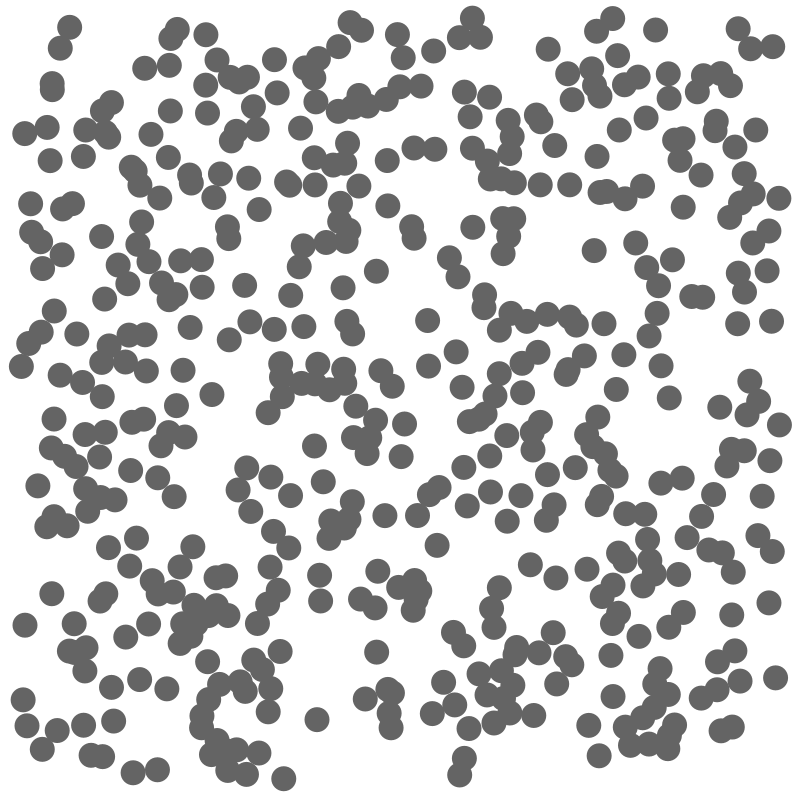
Frame 1 (no input)
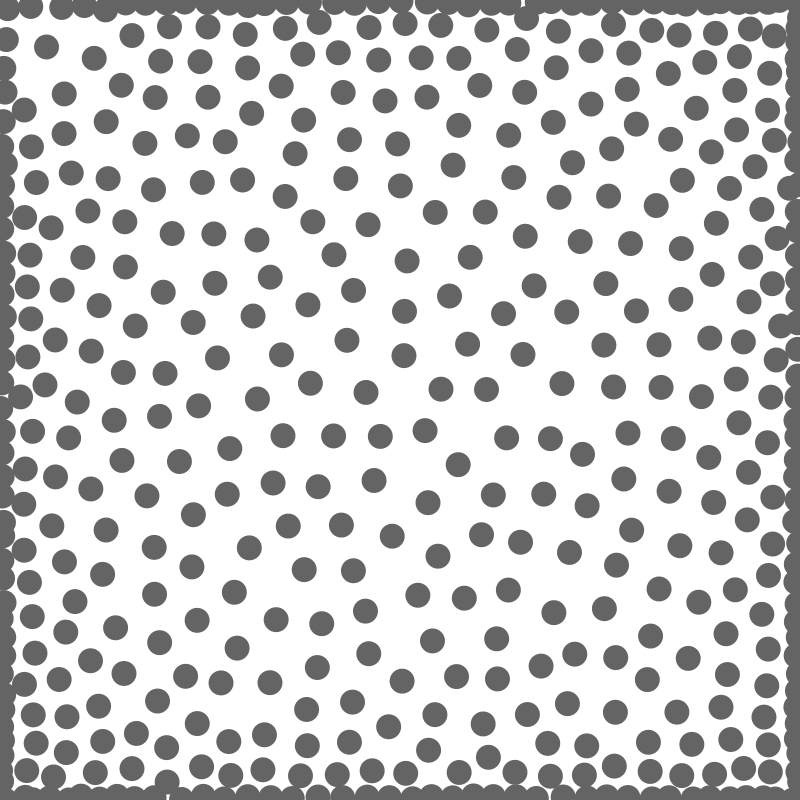
Frame 60 (the mouse pressed at the canvas centre just before this capture)
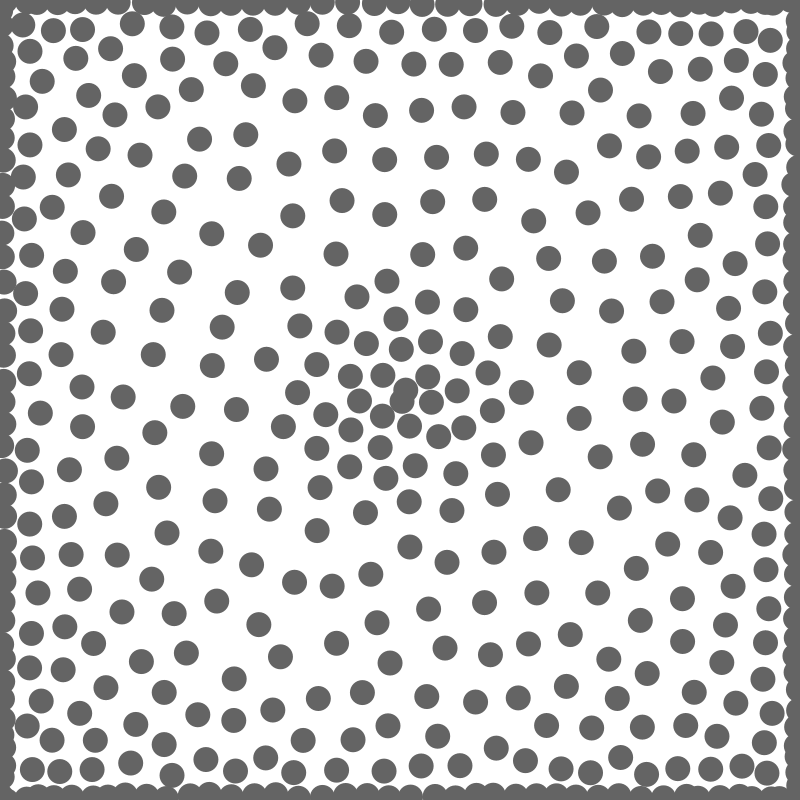
Frame 120 (the mouse held since frame 60 and released just before this capture)

The Processing sketch that drew these frames (run headless with seeded random() and noise(); from frame 60 on, the mouse is pressed at the canvas centre):

// Processing sketch: balls_repel
// ── balls_repel.pde
int num = 500;
int radius = 25;
Particle balls[] = new Particle[num];

void setup() { 
  size(800, 800);
  noStroke();
  
  for (int i = 0; i < num; i++) {
    balls[i] = new Particle(random(radius, width-radius), random(radius, height-radius), radius);
  }
}

void draw() {
  background(255);
  
  for (Particle ball : balls) {
    //println(ball.x, ball.y);
    ball.update(balls);
  }
}

// ── Particle.pde
class Particle {
  float charge = 30;
  float mouseCharge = 1000;
  float temp = 1;
  float x, y, velx, vely, accx, accy;
  int radius;
  
  Particle (float x, float y, int radius) {
    this.x = x;
    this.y = y;
    this.radius = radius;
  }
  
  void update(Particle[] others) {
    // dampen the velocity
    velx *= 0.5;
    vely *= 0.5;
    
    accx *= 0.2;
    accy *= 0.2;
    
    // be affected by other particles
    for (Particle other : others) {
      if (this != other) {
        affect(other.x, other.y, other.charge);  
      }
    }
    
    // be affected by the mouse
    if (mousePressed) {
      affect(mouseX, mouseY, -mouseCharge);
    } else {
      affect(mouseX, mouseY, mouseCharge);
    }
    
    // be strongly affected by the walls
    velx += pow(1.2, radius/2 - x) - pow(1.2, x - width + radius/2);
    vely += pow(1.2, radius/2 - y) - pow(1.2, y - height + radius/2);
    
    // keep from going out of bounds
    if (x < -radius) {
      x = -radius;
    } else if (x > width + radius) {
      x = width + radius;
    } 
    
    if (y < -radius) {
      y = -radius;
    } else if (y > height + radius) {
      y = height + radius;
    }
    
    jitter();
    
    // change the velocity according to the acceleration
    velx += accx;
    vely += accy;
    
    // change the position according to velocity
    x += velx;
    y += vely;
    
    display();
  }
  
  private void affect(float oX, float oY, float oCharge) {    
    // vector from the other particle to this one
    PVector d = new PVector(x - oX, y - oY);
    
    // scale it's magnitude accordingly
    d.setMag(charge*abs(oCharge) / pow(d.mag(), 2)).limit(2);
    
    // if charge is negative, invert the direction of force to pull it towards
    if (oCharge < 0) {
      d.rotate(PI);
    }
    
    // force affects acceleration
    accx += d.x;
    accy += d.y;
  }
  
  private void jitter() {
    accx += random(-temp, temp);
    accy += random(-temp, temp);
  }
  
  private void display() {
    fill(100);
    circle(x, y, radius);
  }

}
